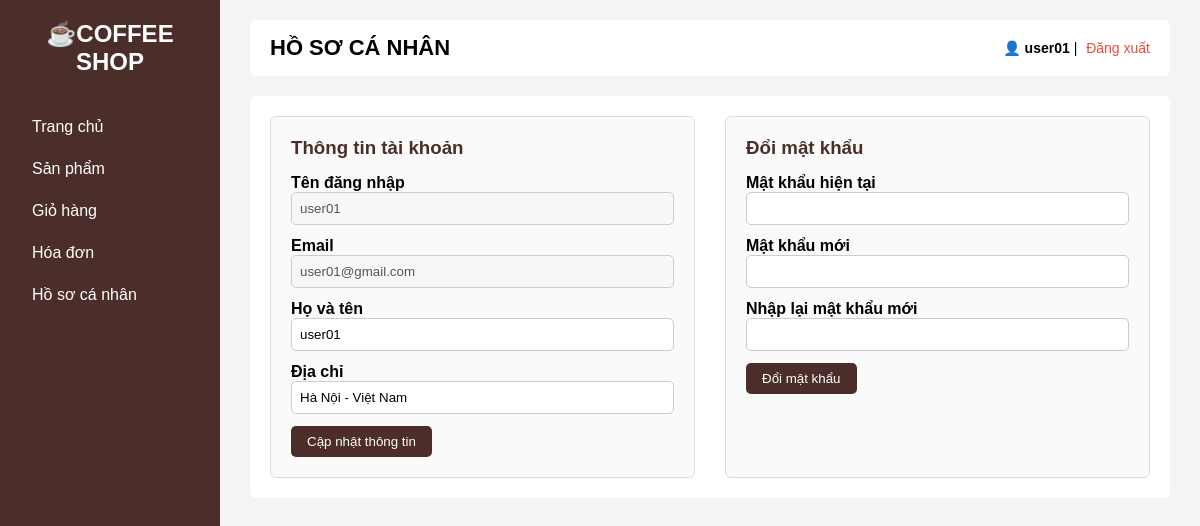
The app's page /php/phpUser/personalProfile.php (signed in) with its own data.
### tables this page shows
CREATE TABLE `users` (
  `id` int(11) NOT NULL,
  `name` varchar(100) NOT NULL,
  `username` varchar(100) NOT NULL,
  `password` varchar(255) NOT NULL,
  `role` varchar(20) NOT NULL DEFAULT 'user',
  `email` varchar(255) NOT NULL,
  `address` varchar(255) DEFAULT NULL
);

### php/phpUser/personalProfile.php (the view, shortened to what this page needs)
<?php
include "../connect.php";
$userId = $_SESSION["user_id"];
$stmt = $conn->prepare("SELECT username, name, email, address FROM users WHERE id = ?");
$stmt->bind_param("i", $userId);
$stmt->execute();
$user = $stmt->get_result()->fetch_assoc();
?>
<!DOCTYPE html>
<html lang="vi">
<head>
    <link rel="stylesheet" href="../../css/profile.css">
</head>
<body>
    <div class="layout">
        <div class="sidebar">
            <h2>☕COFFEE SHOP</h2>
            <ul>
                <li><a href="userHome.php">Trang chủ</a></li>
                <li><a href="products.php">Sản phẩm</a></li>
                <li><a href="cart.php">Giỏ hàng</a></li>
                <li><a href="invoice.php">Hóa đơn</a></li>
                <li class="active"><a href="personalProfile.php">Hồ sơ cá nhân</a></li>
            </ul>
        </div>
        <div class="content">
            <div class="topbar">
                <h1>HỒ SƠ CÁ NHÂN</h1>
                <div class="account">
                    👤 <b><?= htmlspecialchars($_SESSION["name"]) ?></b> |
                    <a href="../phpAccount/logout.php">Đăng xuất</a>
                </div>
            </div>
            <div class="welcome">
                <div class="profile-container">
                    <div class="profile-box">
                        <h3>Thông tin tài khoản</h3>
                        <form method="post">
                            <p>
                                <b>Tên đăng nhập</b><br>
                                <input type="text" value="<?= htmlspecialchars($user["username"]) ?>" disabled>
                            </p>
                            <p>
                                <b>Email</b><br>
                                <input type="email" value="<?= htmlspecialchars($user["email"]) ?>" disabled>
                            </p>
                            <p>
                                <b>Họ và tên</b><br>
                                <input type="text" name="name" value="<?= htmlspecialchars($user["name"]) ?>">
                            </p>
                            <p>
                                <b>Địa chỉ</b><br>
                                <input type="text" name="address" placeholder="Nhập địa chỉ của bạn" value="<?= htmlspecialchars($user["address"] ?? "") ?>">
                            </p>
                            <button type="submit" name="update_profile">Cập nhật thông tin</button>
                        </form>
                    </div>
                    <div class="profile-box">
                        <h3>Đổi mật khẩu</h3>
                        <form method="post">
                            <p>
                                <b>Mật khẩu hiện tại</b><br>
                                <input type="password" name="old_password" required>
                            </p>
                            <p>
                                <b>Mật khẩu mới</b><br>
                                <input type="password" name="new_password" required>
                            </p>
                            <p>
                                <b>Nhập lại mật khẩu mới</b><br>
                                <input type="password" name="re_password" required>
                            </p>
                            <button type="submit" name="change_password">Đổi mật khẩu</button>
                        </form>
                    </div>
                </div>
            </div>
        </div>
</body>
</html>

### css/profile.css (style rules this page uses)
* { margin: 0; padding: 0; box-sizing: border-box; font-family: Arial, sans-serif; }
.layout { display: flex; height: 100vh; background: #f4f4f4; }
.sidebar { width: 220px; background: #4b2e2a; color: white; padding: 20px; }
.sidebar h2 { text-align: center; margin-bottom: 30px; }
.sidebar ul { list-style: none; }
.sidebar li { padding: 12px; cursor: pointer; border-radius: 5px; }
.content { flex: 1; padding: 20px 30px; }
.topbar { display: flex; justify-content: space-between; align-items: center; background: white; padding: 15px 20px; border-radius: 6px; margin-bottom: 20px; }
.topbar h1 { font-size: 22px; }
.account { font-size: 14px; }
.account a { text-decoration: none; color: #e74c3c; margin-left: 5px; }
.welcome { background: white; padding: 20px; border-radius: 6px; }
.sidebar a { text-decoration: none; color: white; display: block; width: 100%; }
.profile-container { display: flex; gap: 30px; }
.profile-box { flex: 1; border: 1px solid #ddd; border-radius: 6px; padding: 20px; background: #fafafa; }
.profile-box h3 { margin-bottom: 15px; color: #4b2e2a; }
.profile-box input { width: 100%; padding: 8px; margin-bottom: 12px; border-radius: 5px; border: 1px solid #ccc; }
.profile-box button { background: #4b2e2a; color: white; padding: 8px 16px; border: none; border-radius: 5px; cursor: pointer; }

### records on screen
users: username "user01", email "user01@gmail.com", name "user01", address "Hà Nội - Việt Nam"

### other values on screen
$_SESSION["name"] "user01"
